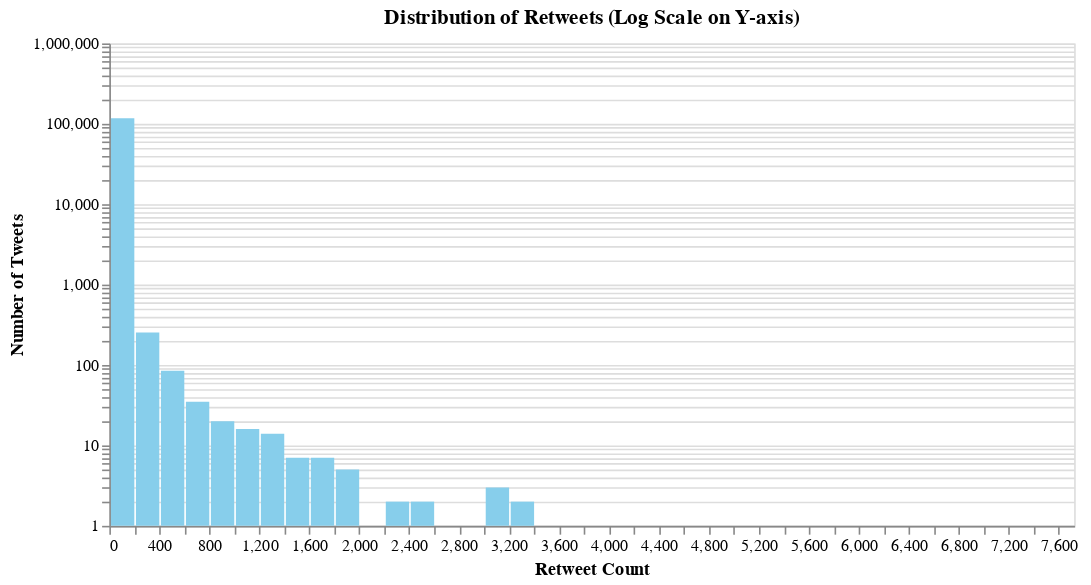

This figure's notebook cell:
### Code cell
# Create histogram for retweets distribution with a log scale on the y-axis
retweet_chart = alt.Chart(df).mark_bar(color='skyblue').encode(
    alt.X('retweets:Q', bin=alt.Bin(maxbins=50), title='Retweet Count', scale=alt.Scale(domain=[0, df['retweets'].max()])),
    alt.Y('count()', title='Number of Tweets', scale=alt.Scale(type='log')),  # Apply log scale to the y-axis
    tooltip=alt.Tooltip('count()', title='Number of Tweets')
).properties(
    title='Distribution of Retweets (Log Scale on Y-axis)',
    width=600,
    height=300
)

retweet_chart

### Figure 1 — Vega specification as saved in the notebook (floating-point values rounded to 4 significant figures)
{"$schema": "https://vega.github.io/schema/vega/v5.json", "data": [{"name": "source_0", "values": [{"__count": 116949, "bin_maxbins_50_retweets": 0.0, "bin_maxbins_50_retweets_end": 200.0}, {"__count": 253, "bin_maxbins_50_retweets": 200.0, "bin_maxbins_50_retweets_end": 400.0}, {"__count": 35, "bin_maxbins_50_retweets": 600.0, "bin_maxbins_50_retweets_end": 800.0}, {"__count": 20, "bin_maxbins_50_retweets": 800.0, "bin_maxbins_50_retweets_end": 1000.0}, {"__count": 85, "bin_maxbins_50_retweets": 400.0, "bin_maxbins_50_retweets_end": 600.0}, {"__count": 7, "bin_maxbins_50_retweets": 1600.0, "bin_maxbins_50_retweets_end": 1800.0}, {"__count": 1, "bin_maxbins_50_retweets": 6000.0, "bin_maxbins_50_retweets_end": 6200.0}, {"__count": 16, "bin_maxbins_50_retweets": 1000.0, "bin_maxbins_50_retweets_end": 1200.0}, {"__count": 2, "bin_maxbins_50_retweets": 2200.0, "bin_maxbins_50_retweets_end": 2400.0}, {"__count": 1, "bin_maxbins_50_retweets": 2600.0, "bin_maxbins_50_retweets_end": 2800.0}, {"__count": 14, "bin_maxbins_50_retweets": 1200.0, "bin_maxbins_50_retweets_end": 1400.0}, {"__count": 3, "bin_maxbins_50_retweets": 3000.0, "bin_maxbins_50_retweets_end": 3200.0}, {"__count": 7, "bin_maxbins_50_retweets": 1400.0, "bin_maxbins_50_retweets_end": 1600.0}, {"__count": 2, "bin_maxbins_50_retweets": 2400.0, "bin_maxbins_50_retweets_end": 2600.0}, {"__count": 5, "bin_maxbins_50_retweets": 1800.0, "bin_maxbins_50_retweets_end": 2000.0}, {"__count": 2, "bin_maxbins_50_retweets": 3200.0, "bin_maxbins_50_retweets_end": 3400.0}, {"__count": 1, "bin_maxbins_50_retweets": 3600.0, "bin_maxbins_50_retweets_end": 3800.0}, {"__count": 1, "bin_maxbins_50_retweets": 4600.0, "bin_maxbins_50_retweets_end": 4800.0}, {"__count": 1, "bin_maxbins_50_retweets": 7600.0, "bin_maxbins_50_retweets_end": 7800.0}]}], "signals": [{"name": "bin_maxbins_50_retweets_bins", "value": {"fields": ["retweets"], "fname": "bin_retweets", "start": 0.0, "step": 200.0, "stop": 7800.0}}], "marks": [{"type": "rect", "name": "marks", "from": {"data": "source_0"}, "encode": {"update": {"tooltip": {"signal": "format(datum[\"__count\"], \"\")"}, "y": {"field": "__count", "scale": "y"}, "x2": {"field": "bin_maxbins_50_retweets", "scale": "x", "offset": {"signal": "0.5 + (abs(scale(\"x\", datum[\"bin_maxbins_50_retweets_end\"]) - scale(\"x\", datum[\"bin_maxbins_50_retweets\"])) < 0.25 ? -0.5 * (0.25 - (abs(scale(\"x\", datum[\"bin_maxbins_50_retweets_end\"]) - scale(\"x\", datum[\"bin_maxbins_50_retweets\"])))) : 0.5)"}}, "y2": {"signal": "scale('y', domain('y')[0])"}, "fill": {"value": "skyblue"}, "x": {"field": "bin_maxbins_50_retweets_end", "scale": "x", "offset": {"signal": "0.5 + (abs(scale(\"x\", datum[\"bin_maxbins_50_retweets_end\"]) - scale(\"x\", datum[\"bin_maxbins_50_retweets\"])) < 0.25 ? 0.5 * (0.25 - (abs(scale(\"x\", datum[\"bin_maxbins_50_retweets_end\"]) - scale(\"x\", datum[\"bin_maxbins_50_retweets\"])))) : -0.5)"}}}}, "style": ["bar"]}], "scales": [{"name": "x", "type": "linear", "domain": [0, 7723], "range": [0, {"signal": "width"}], "bins": {"signal": "bin_maxbins_50_retweets_bins"}, "zero": true}, {"name": "y", "type": "log", "domain": {"data": "source_0", "field": "__count"}, "range": [{"signal": "height"}, 0], "nice": true}], "axes": [{"scale": "y", "gridScale": "x", "aria": false, "labels": false, "ticks": false, "grid": true, "minExtent": 0, "domain": false, "maxExtent": 0, "orient": "left", "zindex": 0}, {"scale": "x", "orient": "bottom", "labelFlush": true, "title": "Retweet Count", "zindex": 0, "labelOverlap": true, "grid": false, "tickCount": {"signal": "ceil(width/10)"}}, {"scale": "y", "orient": "left", "grid": false, "title": "Number of Tweets", "labelOverlap": "greedy", "zindex": 0}], "title": {"text": "Distribution of Retweets (Log Scale on Y-axis)", "frame": "group"}, "background": "white", "width": 600, "style": "cell", "padding": 5, "height": 300}
